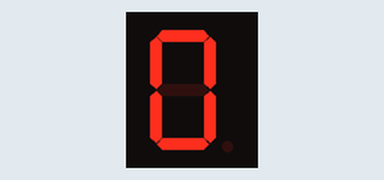
This sketch was run on a simulated Arduino Uno, built with avr-gcc and run on an emulated ATmega328P. Shown: 1-digit seven-segment display. Wiring (inferred from the names in the program): 1-digit 7-segment display, segments lit when HIGH: segments pin 7, pin 6, pin 5, pin 4, pin 3, pin 2, pin 1, pin 0. The segment pins are drawn as the display they are named for.

Above: at 0.1 s.
At 2.1 s:
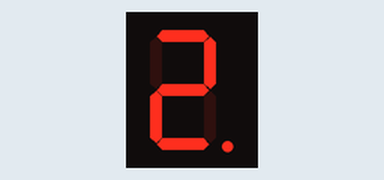
At 4.1 s:
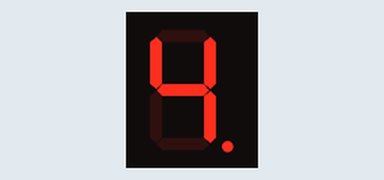
At 9.1 s:
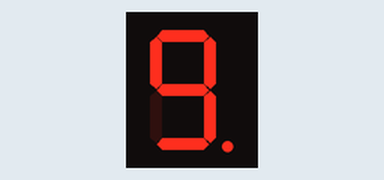
At 13.1 s:
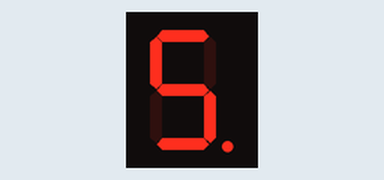
At 19.1 s:
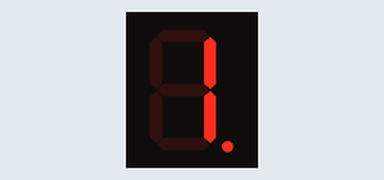

Measured:
- by itself, everything shown: repeats every 18.0 s, in 18 steps
- what the display in image 1 shows lasts 1.0 s, from 2.0 s to 3.0 s

The sketch:

sketch_nov30a-Seven_segment_display.ino
```cpp
#define time1 1000
#define time2 0

#define a 7
#define b 6
#define c 5
#define d 4
#define e 3
#define f 2
#define g 1
#define DP 0

void setup() {

  pinMode(a,OUTPUT);
  pinMode(b,OUTPUT);
  pinMode(c,OUTPUT);
  pinMode(d,OUTPUT);
  pinMode(e,OUTPUT);
  pinMode(f,OUTPUT);
  pinMode(g,OUTPUT);
  pinMode(DP,OUTPUT);

}

void loop() {

  zero();
  delay(time1);
  one();
  delay(time1);
  two();
  delay(time1);
  three();
  delay(time1);
  four();
  delay(time1);
  five();
  delay(time1);
  six();
  delay(time1);
  seven();
  delay(time1);
  eight();
  delay(time1);
  nine();
  delay(time1);

  eight();
  delay(time1);
  seven();
  delay(time1);
  six();
  delay(time1);
  five();
  delay(time1);
  four();
  delay(time1);
  three();
  delay(time1);
  two();
  delay(time1);
  one();
  delay(time1);

}


void zero(){

  digitalWrite(a,1);
  digitalWrite(b,1);
  digitalWrite(c,1);
  digitalWrite(d,1);
  digitalWrite(e,1);
  digitalWrite(f,1);
  digitalWrite(g,0);
  digitalWrite(DP,0);
}


void one(){

  digitalWrite(a,0);
  digitalWrite(b,1);
  digitalWrite(c,1);
  digitalWrite(d,0);
  digitalWrite(e,0);
  digitalWrite(f,0);
  digitalWrite(g,0);
  digitalWrite(DP,1);
}


void two(){

  digitalWrite(a,1);
  digitalWrite(b,1);
  digitalWrite(c,0);
  digitalWrite(d,1);
  digitalWrite(e,1);
  digitalWrite(f,0);
  digitalWrite(g,1);
  digitalWrite(DP,1);
}


void three(){

  digitalWrite(a,1);
  digitalWrite(b,1);
  digitalWrite(c,1);
  digitalWrite(d,1);
  digitalWrite(e,0);
  digitalWrite(f,0);
  digitalWrite(g,1);
  digitalWrite(DP,1);
}


void four(){

  digitalWrite(a,0);
  digitalWrite(b,1);
  digitalWrite(c,1);
  digitalWrite(d,0);
  digitalWrite(e,0);
  digitalWrite(f,1);
  digitalWrite(g,1);
  digitalWrite(DP,1);
}


void five(){

  digitalWrite(a,1);
  digitalWrite(b,0);
  digitalWrite(c,1);
  digitalWrite(d,1);
  digitalWrite(e,0);
  digitalWrite(f,1);
  digitalWrite(g,1);
  digitalWrite(DP,1);
}


void six(){

  digitalWrite(a,1);
  digitalWrite(b,0);
  digitalWrite(c,1);
  digitalWrite(d,1);
  digitalWrite(e,1);
  digitalWrite(f,1);
  digitalWrite(g,1);
  digitalWrite(DP,1);
}


void seven(){

  digitalWrite(a,1);
  digitalWrite(b,1);
  digitalWrite(c,1);
  digitalWrite(d,0);
  digitalWrite(e,0);
  digitalWrite(f,0);
  digitalWrite(g,0);
  digitalWrite(DP,1);
}


void eight(){

  digitalWrite(a,1);
  digitalWrite(b,1);
  digitalWrite(c,1);
  digitalWrite(d,1);
  digitalWrite(e,1);
  digitalWrite(f,1);
  digitalWrite(g,1);
  digitalWrite(DP,1);
}


void nine(){

  digitalWrite(a,1);
  digitalWrite(b,1);
  digitalWrite(c,1);
  digitalWrite(d,1);
  digitalWrite(e,0);
  digitalWrite(f,1);
  digitalWrite(g,1);
  digitalWrite(DP,1);
}
```
